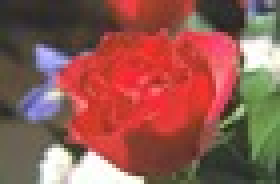
#> input picture sherloq/gui/pyexiftool/test/rose.jpg, 70 x 46 px (shown 4 times larger); its folder holds only this picture in this run
$ python -i frequency.py   (imports and definitions only)
#> lines starting #> are read from the running program, lines starting #| are printed output that depends on the picture
#> further down, picture is the input picture: shape (46, 70, 3); mean B, G, R 80.3, 89.3, 145.4
import cv2 as cv
import numpy as np
from odonto.sherloq.gui.utility import norm_mat

class FrequencyWidget():
    def __init__(self, image, parent=None):

        self.split_spin=15

        self.smooth_spin=25

        self.thr_spin=0

        self.filter_spin=0

        self.image = np.array(image)
        gray = cv.cvtColor(self.image, cv.COLOR_BGR2GRAY)
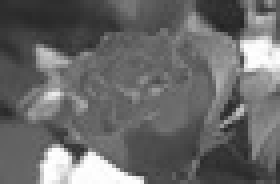
#> gray: shape (46, 70) (shown 4 times larger); min 34, max 255, mean 105
        rows, cols = gray.shape
#> rows = 46; cols = 70
        height = cv.getOptimalDFTSize(rows)
#> height = 48
        width = cv.getOptimalDFTSize(cols)
#> width = 72
        padded = cv.copyMakeBorder(gray, 0, height - rows, 0, width - cols, cv.BORDER_CONSTANT)
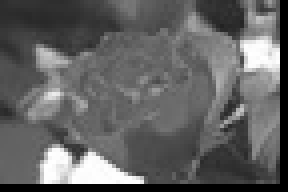
#> padded: shape (48, 72) (shown 4 times larger); min 0, max 255, mean 97.9
        self.dft = np.fft.fftshift(cv.dft(padded.astype(np.float32), flags=cv.DFT_COMPLEX_OUTPUT))
        self.magnitude0, self.phase0 = cv.cartToPolar(self.dft[:, :, 0], self.dft[:, :, 1])
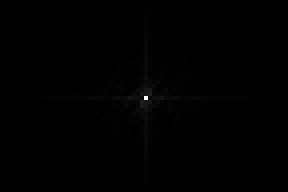
#> self.magnitude0: shape (48, 72) float32 (shown 4 times larger); min 6.26, max 338231, mean 1386.8; drawn with min black and max white
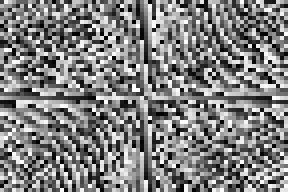
#> self.phase0: shape (48, 72) float32 (shown 4 times larger); min 0.000137, max 6.28, mean 3.16; drawn with min black and max white
        self.magnitude0 = cv.normalize(cv.log(self.magnitude0), None, 0, 255, cv.NORM_MINMAX)
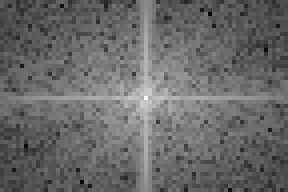
#> self.magnitude0: shape (48, 72) float32 (shown 4 times larger); min 1.72e-06, max 255, mean 105.2; drawn with min black and max white
        self.phase0 = cv.normalize(self.phase0, None, 0, 255, cv.NORM_MINMAX)
        self.magnitude = self.phase = None

    def process(self):
        rows, cols, _ = self.dft.shape
        mask = np.zeros((rows, cols), np.float32)
        half = np.sqrt(rows ** 2 + cols ** 2) / 2
        radius = int(half * self.split_spin / 100)
        mask = cv.circle(mask, (cols // 2, rows // 2), radius, 1, cv.FILLED)
        kernel = 2 * int(half * self.smooth_spin / 100) + 1
        mask = cv.GaussianBlur(mask, (kernel, kernel), 0)
        mask /= np.max(mask)
        threshold = int(self.thr_spin / 100 * 255)
        if threshold > 0:
            mask[self.magnitude0 < threshold] = 0
            zeros = (mask.size - np.count_nonzero(mask)) / mask.size * 100
        else:
            zeros = 0
        mask2 = np.repeat(mask[:, :, np.newaxis], 2, axis=2)

        rows0, cols0, _ = self.image.shape
        low = cv.idft(np.fft.ifftshift(self.dft * mask2), flags=cv.DFT_SCALE)
        low = norm_mat(cv.magnitude(low[:, :, 0], low[:, :, 1])[:rows0, :cols0], to_bgr=True)

        high = cv.idft(np.fft.ifftshift(self.dft * (1 - mask2)), flags=cv.DFT_SCALE)
        high = norm_mat(cv.magnitude(high[:, :, 0], high[:, :, 1]), to_bgr=True)
        high = (np.copy(high[: self.image.shape[0], : self.image.shape[1]]))
        self.magnitude = (self.magnitude0 * mask).astype(np.uint8)
        self.phase = (self.phase0 * mask).astype(np.uint8)
        return high

    def postprocess(self):
        kernel = 2 * self.filter_spin + 1
        if kernel >= 3:
            magnitude = cv.GaussianBlur(self.magnitude, (kernel, kernel), 0)
            phase = cv.GaussianBlur(self.phase, (kernel, kernel), 0)
            # phase = cv.medianBlur(self.phase, kernel)
        else:
            magnitude = self.magnitude
            phase = self.phase
#> (the run stopped early here; a loop or call above may not have finished)
